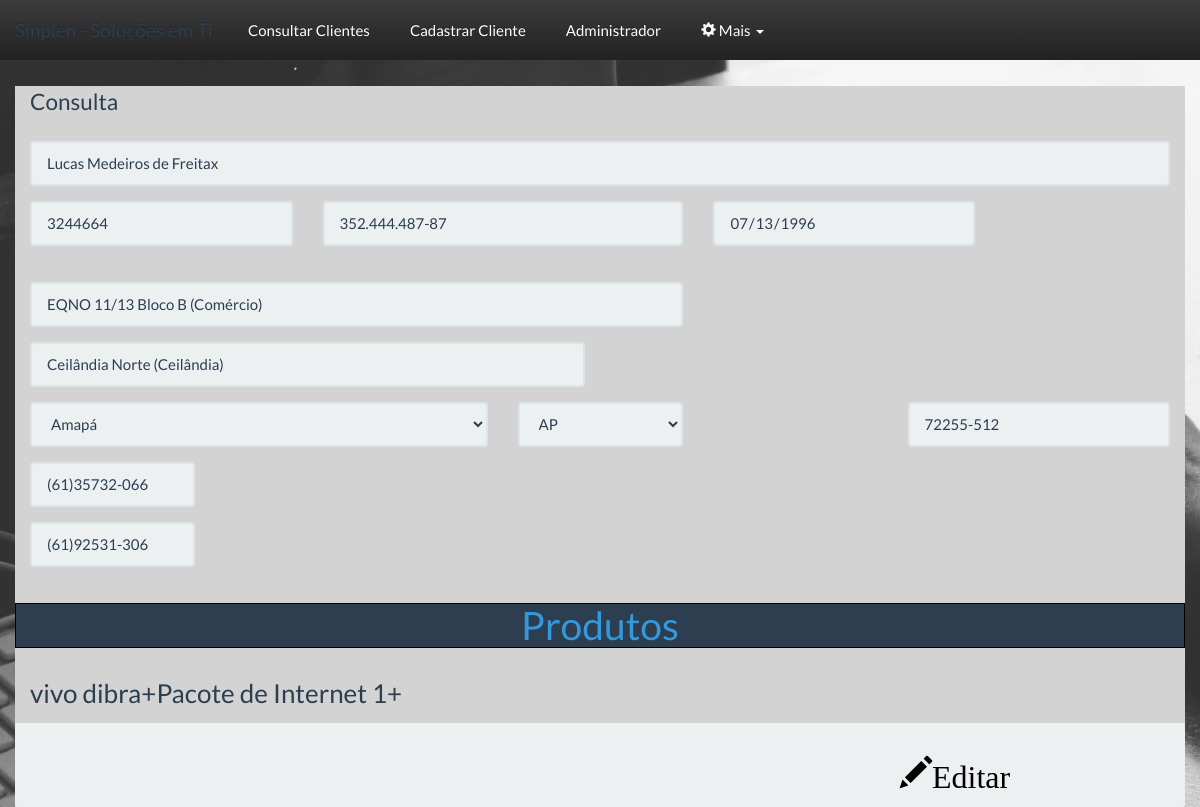
Screenshot of /painel/clienteDetalhado.php?id=1007 (signed in) with the database file from the repository.
### tables this page shows
CREATE TABLE `cliente` (
  `NOME` varchar(255) DEFAULT NULL,
  `CPF` varchar(14) DEFAULT NULL,
  `data_nsc` date NOT NULL,
  `ENDERECO` varchar(255) DEFAULT NULL,
  `TELEFONE_1` varchar(15) DEFAULT NULL,
  `TELEFONE_2` varchar(15) DEFAULT NULL,
  `RG` varchar(20) DEFAULT NULL,
  `cidade` varchar(32) NOT NULL,
  `estado` varchar(32) NOT NULL,
  `cep` varchar(9) NOT NULL,
  `id_cliente` int(4) NOT NULL,
  `bairro` varchar(50) NOT NULL,
  `produto` varchar(255) DEFAULT ''
);

CREATE TABLE `estados` (
  `id` int(11) NOT NULL,
  `nome` varchar(250) DEFAULT NULL,
  `sigla` varchar(250) DEFAULT NULL
);

### painel/consultaspainel.php (called while the page is built, shortened)
<?php
function detalharCliente($id, $conn) {
    $sql = "SELECT cliente.nome,cliente.cpf,cliente.data_nsc,cliente.endereco,cliente.telefone_1,"
            . "cliente.telefone_2,cliente.rg,cliente.cidade,estados.sigla as estado,cliente.cep,cliente.bairro"
            . ",cliente.produto FROM cliente JOIN estados WHERE id_cliente=$id AND cliente.estado=estados.id";
    $resultado = mysqli_query($conn, $sql);
    $dados = array();
    while ($row = mysqli_fetch_array($resultado)) {
        $dados['nome'] = $row['nome'];
        $dados['cpf'] = $row['cpf'];
        $dados['data_nsc'] = $row['data_nsc'];
        $dados['endereco'] = $row['endereco'];
        $dados['telefone_1'] = $row['telefone_1'];
        $dados['telefone_2'] = $row['telefone_2'];
        $dados['rg'] = $row['rg'];
        $dados['cidade'] = $row['cidade'];
        $dados['estado'] = $row['estado'];
        $dados['cep'] = $row['cep'];
        $dados['bairro'] = $row['bairro'];
        $dados['produto'] = $row['produto'];
    }
    return $dados;
}

### painel/clienteDetalhado.php (the view, shortened to what this page needs)
<!DOCTYPE html>
<?php
include_once './consultaspainel.php';
if (isset($_SESSION['usr_session'])) {
    ?>
    <html>
        <head>
            <link href="../estilo/bootstrap.min.css" rel="stylesheet">
            <link href="../estilo/estilosistema.css" rel="stylesheet"/>
        </head>
        <body>
            <div class="container-fluid">
                <?php include_once '../includes/cabecalho_painel.php'; ?>
                <br>
                <div class="row">
                    <?php $resultado = detalharCliente($_GET['id'], $conn) ?>
                    <div class="container" style="background-color:lightgrey">
                        <form class="form-horizontal" method="post" >
                            <legend >Consulta</legend>
                            <div class="row">
                                <div class="col-sm-12">
                                    <input type="text" placeholder="Nome" class="form-control nome" name="nome" id='nome'
                                           maxlenght="255" value="<?php echo $resultado['nome'] ?>"readonly required>
                                </div>
                            </div>
                            <div class="row">
                                <div class="col-sm-3">
                                    <input type="text" placeholder="RG" class="form-control rg" name="rg" maxlength="20" required value="<?php echo $resultado['rg'] ?>"readonly>
                                </div>
                                <div class="col-sm-4">
                                    <input type="text" name="cpf" placeholder="CPF" class="form-control cpf" maxlength="14" value="<?php echo $resultado['cpf'] ?>"readonly required>
                                </div>
                                <div class='col-sm-3'>
                                    <input type='date' name='data_nsc' required class='form-control' value="<?php echo $resultado['data_nsc'] ?>" readonly>
                                </div>
                            </div>
                            <div class="row">
                                <div class="col-sm-7">
                                    <input type="text" name="endereco" placeholder="Endereço"class="form-control" maxlength="" required value="<?php echo $resultado['endereco'] ?>" readonly>
                                </div>
                            </div>
                            <div class="row">
                                <div class="col-sm-6">
                                    <input class="form-control" placeholder="Bairro" name="bairro" type="text" maxlength="50" required value="<?php echo $resultado['bairro'] ?>" readonly>
                                </div>
                            </div>
                            <div class="row">
                                <div class="col-sm-5">
                                    <select name="cidades" class="form-control" id="cidades" required readonly>
                                        <option value="<?php echo $resultado['cidade'] ?>" SELECTED><?php echo $resultado['cidade'] ?></option>
                                    </select>
                                </div>
                                <div class="col-sm-2">
                                    <select name="estados" id="estados"  class="form-control" required readonly>
                                        <option value="<?php echo $resultado['estado'] ?>" SELECTED> <?php echo $resultado['estado'] ?></option>
                                    </select>
                                </div>
                                <div class="col-sm-3 col-sm-offset-2">
                                    <input type="text" name="cep" placeholder="Cep"  class="form-control cep" required value="<?php echo $resultado['cep'] ?>"readonly>
                                </div>
                            </div>
                            <div class="row">
                                <div class="col-sm-2">
                                    <input type="text" name="telefone1" placeholder="Primeiro Telefone..." class="form-control telefone" maxlength="14" required value="<?php echo $resultado['telefone_1'] ?>"readonly>
                                </div>
                            </div>
                            <div class="row">
                                <div class="col-sm-2 ">
                                    <input type="text" name="telefone2" placeholder="Segundo Telefone..." class="form-control telefone" maxlength="14" required value="<?php echo $resultado['telefone_2'] ?>" readonly>
                                </div>
                            </div>
                            <div class="row">
                                <h1 class="text-info text-center bg-primary" style="border:1px double black"> Produtos</h1>
                            </div>
                            <h3><?php echo $resultado['produto'] ?></h3>
                            <div class="row panel-footer">
                                <?php
                                if ($_SESSION['nv_acesso'] > 1) {
                                    ?>
                                    <div class="col-sm-3 pull-right">
                                        <div class="btn-group btn-group-lg">
                                            <a href="editarCliente.php?id=<?php echo $_GET['id'] ?>"><h2 class="glyphicon glyphicon-pencil" style="color:black">Editar</h2></a>
                                        </div>
                                    </div>
                                <?php } ?>
                            </div>
                        </form>
                    </div>
                </div>
            </div>
        </body>
    </html>
    <?php
} else {
    echo "<meta HTTP-EQUIV='Refresh' CONTENT='0,../index.php'>";
}
?>

### administrador/consultaUsr.php (shortened to what this page needs)
<!DOCTYPE html>
<?php
include_once '../painel/consultaspainel.php';
?>
<html>
    <head>
        <link href="../estilo/bootstrap.min.css" rel="stylesheet"/>
        <link href="../estilo/bootstrap-theme.min.css" rel="stylesheet" media="screen"/>
        <link href="../estilo/estilosistema.css" rel="stylesheet"/>
    </head>
    <body>
        <?php include_once '../includes/cabecalho_painel.php'; ?>
    </body>
</html>

### includes/cabecalho_painel.php (shortened to what this page needs)
<?php
include_once '../administrador/consultaUsr.php';
?>
<div class="row" style="margin-bottom: 35px;">
    <nav style="color:#cfab75;background-color:#201f1f;" class="navbar navbar-inverse  navbar-fixed-top " role="navegation">
        <div class="container-fluid">
            <div class="navbar-header">
                <a class="navbar-brand" href="../painel/index.php">
                    <span class="navbar-style"> Sinplen - Soluções em Ti</span>
                </a>
            </div>
            <ul class="list-inline nav navbar-nav">
                <li><a href="../painel/consulta.php" class="navbar-style-link">Consultar Clientes</a></li>
                <li><a href="../painel/cadastrocliente.php" class="navbar-style-link">Cadastrar Cliente</a></li>
                <?php
                if (isset($_SESSION['nv_acesso']) && $_SESSION['nv_acesso'] > 3) {
                    echo '<li><a href="../administrador/index.php">Administrador</a></li>';
                }
                ?>
                <li class="dropdown">
                    <a href="#" class="dropdown-toggle" data-toggle="dropdown" role="button" aria-haspopup="true" aria-expanded="false"><span class="glyphicon glyphicon-cog"></span> Mais <span class="caret"></span></a>
            </ul>
        </div>
    </nav>
</div>

### estilo/estilosistema.css (style rules this page uses)
body { background: url('../img/bgImg.png') no-repeat fixed; background-color: white; background-position-x: 100%; background-position-y: 30%; background-size:100% auto; overflow-x: hidden; }
.row { margin-top:15px; }

### rows the page displays
cliente: nome "Lucas Medeiros de Freitax", rg "3244664", cpf "352.444.487-87", data_nsc "07/13/1996", endereco "EQNO 11/13 Bloco B (Comércio)", bairro "Ceilândia Norte (Ceilândia)", cidades "Amapá", estados "AP", cep "72255-512", telefone1 "(61)35732-066", telefone2 "(61)92531-306", produto "vivo dibra+Pacote de Internet 1+"
